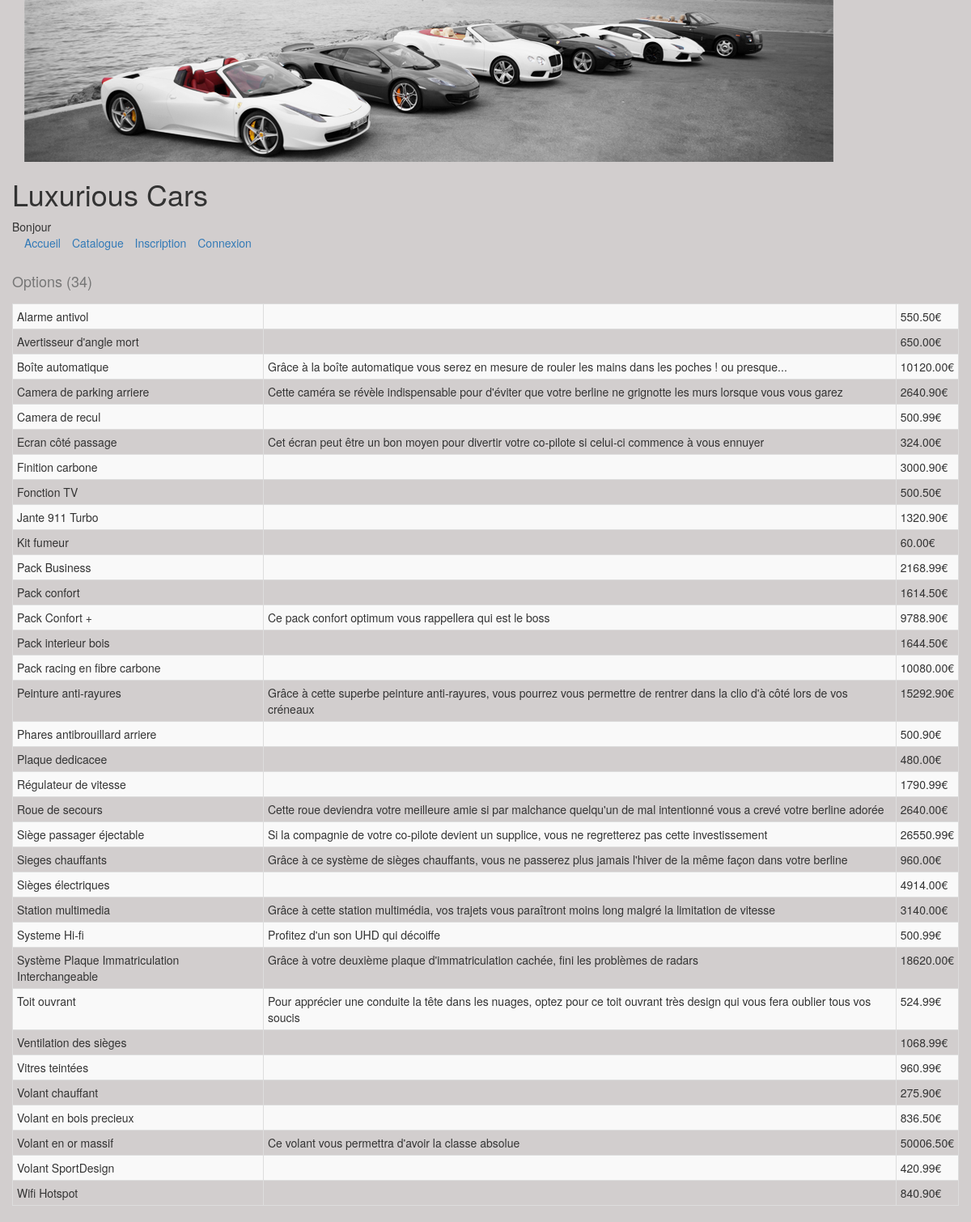
Page /index.php?uc=catalogue&action=voirOptions on the committed database.
### tables this page shows
CREATE TABLE IF NOT EXISTS Options(
	idOption smallint(4) NOT NULL auto_increment,
	nomOption varchar(50),
	descriptionOption varchar(200) DEFAULT " ",
	prixOption float(8,2),
	PRIMARY KEY (idOption)
	);

### include/class.pdoluxcar.php (called while the page is built, shortened)
<?php
class PdoLxc{
	private static $serveur='mysql:host=127.0.0.1';
	private static $bd='dbname=LuxCar';
	private static $user='root';
	private static $mdp='';
	private static $monPdo;
	private static $monPdoLxc=null;
	private function __construct(){
		try{
			PdoLxc::$monPdo = new PDO(PdoLxc::$serveur.';'.PdoLxc::$bd, PdoLxc::$user, PdoLxc::$mdp);
			PdoLxc::$monPdo->query("SET CHARACTER SET utf8");
		}
		catch (PDOException $e){
			echo "Erreur de connexion au serveur : ", $e->getMessage();
		}
	}
	public static function getPdoLxc(){
		if(PdoLxc::$monPdoLxc==null){
			PdoLxc::$monPdoLxc = new PdoLxc();
		}
		return PdoLxc::$monPdoLxc;
	}
	public function getLesOptions(){
		$req = 'SELECT idOption, nomOption, descriptionOption, prixOption FROM options ORDER BY nomOption';
		$rs = PdoLxc::$monPdo->query($req);
		$ligne = $rs->fetchAll(PDO::FETCH_ASSOC);
		return $ligne;
	}
}

### vues/v_option.php (the view, shortened to what this page needs)
<div class="row">
<?php
if (isset($_REQUEST['erreurs']))
{
  foreach($_REQUEST['erreurs'] as $erreur)
  {
    echo '<h4 class="text-danger">'.$erreur.'</h4>';
  }
}
else{
?>
<table class="table table-bordered table-striped table-condensed">
   <caption>
      <h4>Options (<?php echo count($lesOptions);?>)</h4>
   </caption>
   <tbody>
        <?php
        foreach($lesOptions as $uneOption)
        {
          $idOption = $uneOption['idOption'];
          $nomOption = $uneOption['nomOption'];
          $descrOption = $uneOption['descriptionOption'];
          $prixOption = $uneOption['prixOption'];
        ?>
        <tr>
          <td><?php echo $nomOption ?></td>
          <td><?php echo $descrOption ?></td>
          <td><?php echo $prixOption ?>€</td>
          <?php if (isset ($crea)){ ?>
          <td> <input type="checkbox" name="cbxoption[]" value="<?php echo $idOption ?>"></td>
          <?php
         } }
          ?>
        </tr>
    </tbody>
</table>
<?php if (isset ($crea)){ ?>
<input type="submit" name="ValiderLesOptions" value="Valider les Options" class="btn btn-primary">
</form>
</br><input type="button" name="Annuler" value="Annuler" <?php if (isset($_REQUEST['dt'])){?> onclick="self.location.href='index.php?uc=administration&action=detailsDevis&id=<?php echo $crea ?>'"<?php } else{?> onclick="self.location.href='index.php'"<?php }?> class="btn btn-primary">
<?php }} ?>
</div>

### styles/styles.css (style rules this page uses)
body { background-color: #D2CECE; }

### rows in the picture
options: nomOption "Alarme antivol", prixOption "550.50"
options: nomOption "Avertisseur d'angle mort", prixOption "650.00"
options: nomOption "Boîte automatique", descriptionOption "Grâce à la boîte automatique vous serez en mesure de rouler les mains dans les poches ! ou presque...", prixOption "10120.00"
options: nomOption "Camera de parking arriere", descriptionOption "Cette caméra se révèle indispensable pour d'éviter que votre berline ne grignotte les murs lorsque vous vous garez", prixOption "2640.90"
options: nomOption "Camera de recul", prixOption "500.99"
options: nomOption "Ecran côté passage", descriptionOption "Cet écran peut être un bon moyen pour divertir votre co-pilote si celui-ci commence à vous ennuyer", prixOption "324.00"
options: nomOption "Finition carbone", prixOption "3000.90"
options: nomOption "Fonction TV", prixOption "500.50"
options: nomOption "Jante 911 Turbo", prixOption "1320.90"
options: nomOption "Kit fumeur", prixOption "60.00"
options: nomOption "Pack Business", prixOption "2168.99"
options: nomOption "Pack confort", prixOption "1614.50"
options: nomOption "Pack Confort +", descriptionOption "Ce pack confort optimum vous rappellera qui est le boss", prixOption "9788.90"
options: nomOption "Pack interieur bois", prixOption "1644.50"
options: nomOption "Pack racing en fibre carbone", prixOption "10080.00"
options: nomOption "Peinture anti-rayures", descriptionOption "Grâce à cette superbe peinture anti-rayures, vous pourrez vous permettre de rentrer dans la clio d'à côté lors de vos créneaux", prixOption "15292.90"
options: nomOption "Phares antibrouillard arriere", prixOption "500.90"
options: nomOption "Plaque dedicacee", prixOption "480.00"
options: nomOption "Régulateur de vitesse", prixOption "1790.99"
options: nomOption "Roue de secours", descriptionOption "Cette roue deviendra votre meilleure amie si par malchance quelqu'un de mal intentionné vous a crevé votre berline adorée", prixOption "2640.00"
options: nomOption "Siège passager éjectable", descriptionOption "Si la compagnie de votre co-pilote devient un supplice, vous ne regretterez pas cette investissement", prixOption "26550.99"
options: nomOption "Sieges chauffants", descriptionOption "Grâce à ce système de sièges chauffants, vous ne passerez plus jamais l'hiver de la même façon dans votre berline", prixOption "960.00"
options: nomOption "Sièges électriques", prixOption "4914.00"
options: nomOption "Station multimedia", descriptionOption "Grâce à cette station multimédia, vos trajets vous paraîtront moins long malgré la limitation de vitesse", prixOption "3140.00"
options: nomOption "Systeme Hi-fi", descriptionOption "Profitez d'un son UHD qui décoiffe", prixOption "500.99"
options: nomOption "Système Plaque Immatriculation Interchangeable", descriptionOption "Grâce à votre deuxième plaque d'immatriculation cachée, fini les problèmes de radars", prixOption "18620.00"
options: nomOption "Toit ouvrant", descriptionOption "Pour apprécier une conduite la tête dans les nuages, optez pour ce toit ouvrant très design qui vous fera oublier tous vos soucis", prixOption "524.99"
options: nomOption "Ventilation des sièges", prixOption "1068.99"
options: nomOption "Vitres teintées", prixOption "960.99"
options: nomOption "Volant chauffant", prixOption "275.90"
options: nomOption "Volant en bois precieux", prixOption "836.50"
options: nomOption "Volant en or massif", descriptionOption "Ce volant vous permettra d'avoir la classe absolue", prixOption "50006.50"
options: nomOption "Volant SportDesign", prixOption "420.99"
options: nomOption "Wifi Hotspot", prixOption "840.90"

### other values in the picture
count($lesOptions) "34"
